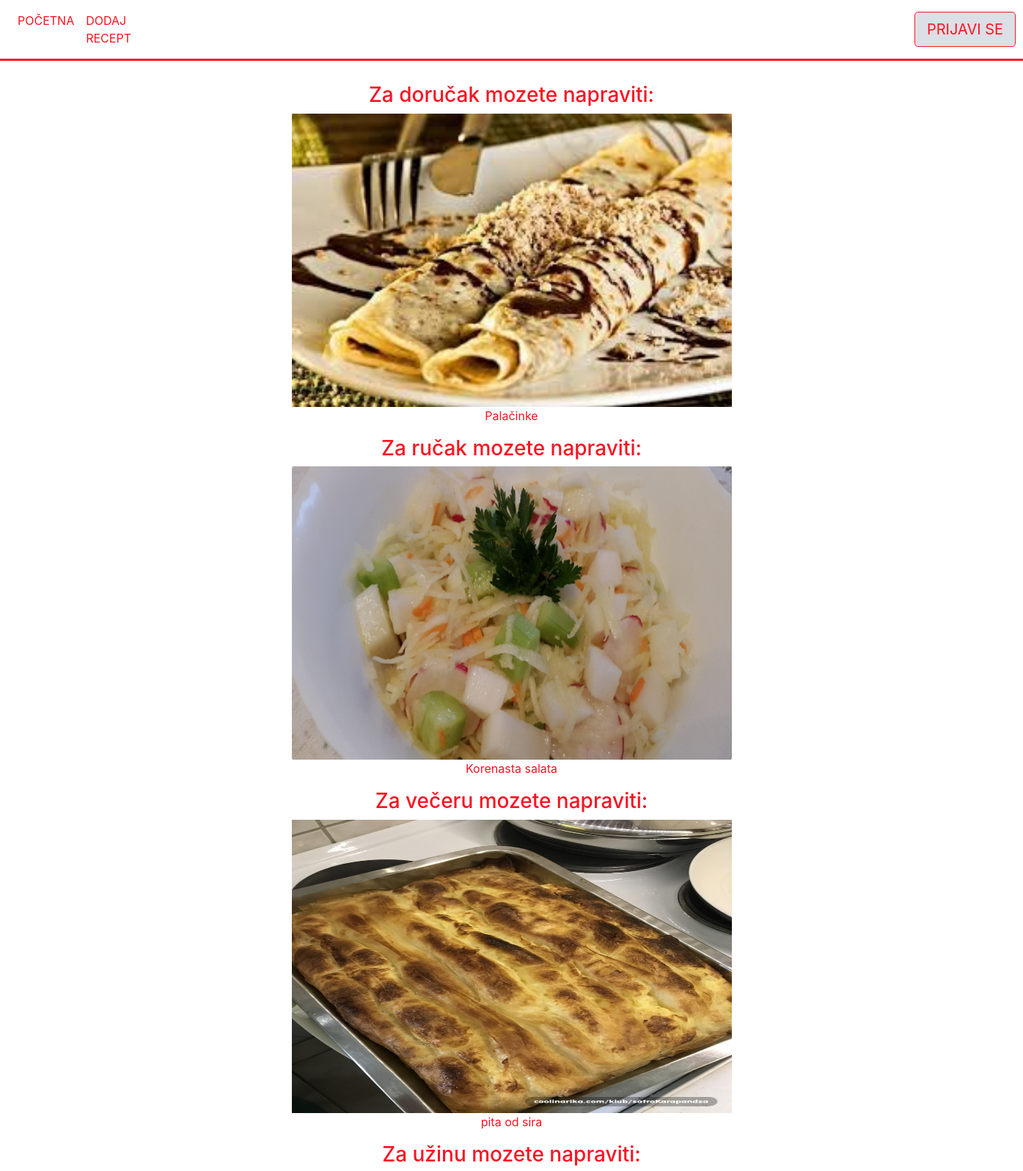
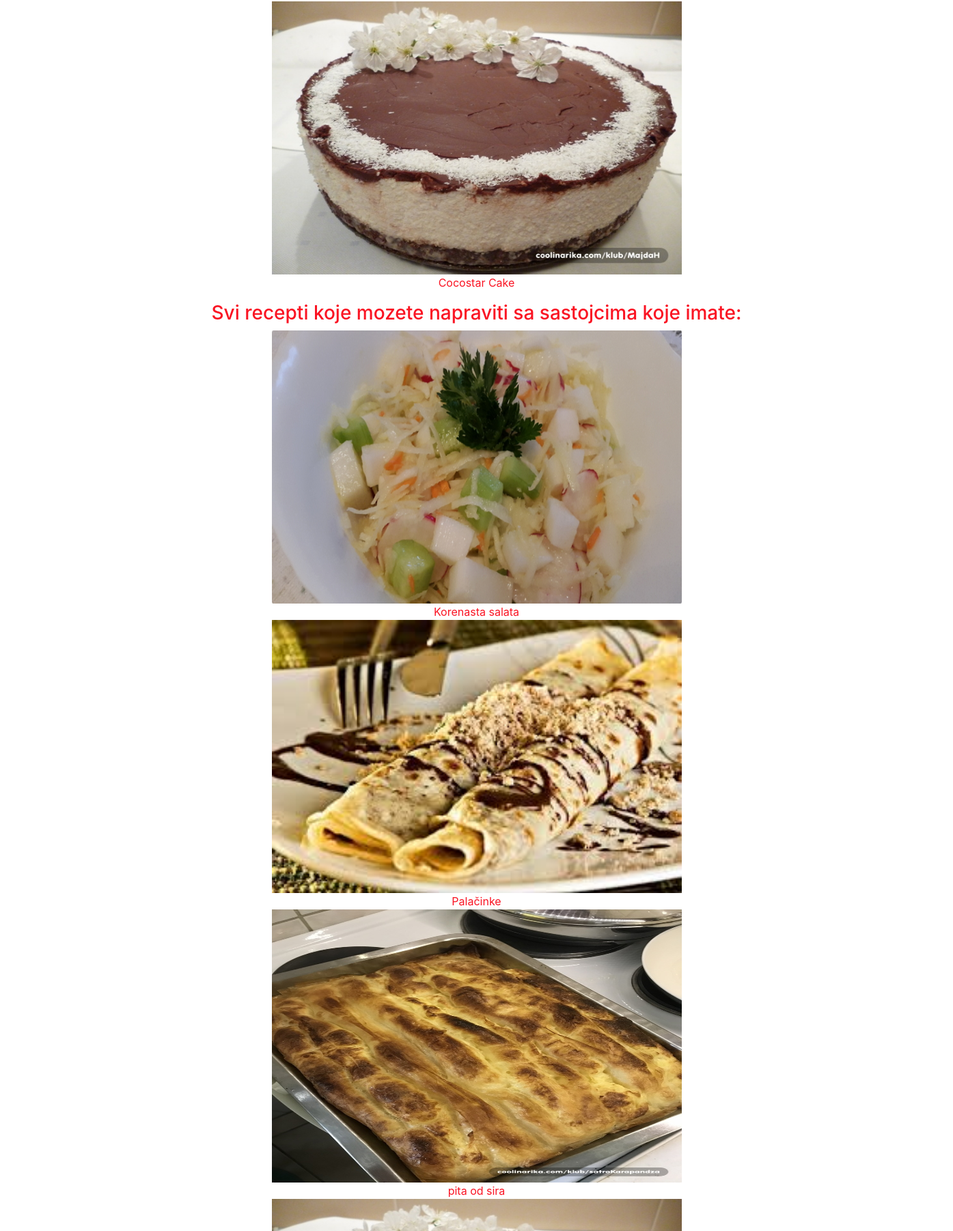
The page /recepti/ (upper part) on the database its author committed (2 pictures, top to bottom).
### recepti/models.py (models this page shows, shortened)
class Jela(models.Model):
    ime = models.CharField(max_length=100)
    slika = models.FileField()
    kategorija = models.ForeignKey(Kategorije, on_delete=models.CASCADE, null=True)  # Doručak, Ručak, Večera, Užina
    sastojci = models.ManyToManyField(Sastojci)
    sastojci_opis = models.TextField(null=True)
    nacin_pripreme = models.TextField()
    je_vegeterijansko = models.BooleanField(default=False)
    class Meta:
        verbose_name_plural = "Jela"

### recepti/views.py (the view)
# urls.py: path('recepti/', views.ReceptiView.as_view(), name='recepti'),
class ReceptiView(generic.ListView):
    template_name = 'recepti/recepti.html'
    context_object_name = 'recepti'
    def get_queryset(self):
        return Jela.objects.filter(sastojci__ime__icontains='Jaja')
    def get_random(self, category: str) -> Jela:
        queryset = self.get_queryset()
        return queryset.filter(kategorija__ime=category).order_by('?').first()
    def get_context_data(self, **kwargs):
        context = super().get_context_data(**kwargs)
        context.update({
            'random_dorucak': self.get_random('Doručak'),
            'random_rucak': self.get_random('Ručak'),
            'random_vecera': self.get_random('Večera'),
            'random_uzina': self.get_random('Užina'),
        })
        return context

### recepti/templates/recepti/recepti.html (shortened to what this page needs)
{% extends 'recepti/base.html' %}
{% load staticfiles %}
{% block body %}
    <link rel="stylesheet" type="text/css" href="{% static 'recepti/recepti.css' %}" >
    {% if random_dorucak %}
    <h3 align = 'center' class="dorucak"> Za doručak mozete napraviti: </h3>
    <ul align = 'center' class = 'list-unstyled'>
        <a href = "{% url 'detalji' random_dorucak.id %}"><img src="{{random_dorucak.slika.url}}" width="600" height="400"></a><br/>
        <a href="{% url 'detalji' random_dorucak.id  %}">{{ random_dorucak.ime }}</a><br>
    </ul>
    {% endif %}
    {% if random_rucak %}
    <h3 align = 'center'> Za ručak mozete napraviti: </h3>
    <ul align = 'center' class = 'list-unstyled'>
        <a href = "{% url 'detalji' random_rucak.id %}"><img src="{{random_rucak.slika.url}}" width="600" height="400"></a><br/>
        <a href="{% url 'detalji' random_rucak.id  %}">{{ random_rucak.ime }}</a><br>
    </ul>
    {% endif %}
    {% if random_vecera %}
    <h3 align = 'center'> Za večeru mozete napraviti: </h3>
    <ul align = 'center' class = 'list-unstyled'>
        <a href = "{% url 'detalji' random_vecera.id %}"><img src="{{random_vecera.slika.url}}" width="600" height="400"></a><br/>
        <a href="{% url 'detalji' random_vecera.id  %}">{{ random_vecera.ime }}</a><br>
    </ul>
    {% endif %}
    {% if random_uzina %}
    <h3 align = 'center'> Za užinu mozete napraviti: </h3>
    <ul align = 'center' class = 'list-unstyled'>
        <a href = "{% url 'detalji' random_uzina.id %}"><img src="{{random_uzina.slika.url}}" width="600" height="400"></a><br/>
        <a href="{% url 'detalji' random_uzina.id  %}">{{ random_uzina.ime }}</a><br>
    </ul>
    {% endif %}
    <h3 align = 'center'> Svi recepti koje mozete napraviti sa sastojcima koje imate: </h3>
    <ul align = 'center' class = 'list-unstyled'>
        {% for jelo in recepti %}
            <a href = "{% url 'detalji' jelo.id %}"><img src="{{jelo.slika.url}}" width="600" height="400"></a><br/>
            <a href="{% url 'detalji' jelo.id %}"> {{ jelo.ime }} </a><br>
        {% endfor %}
    </ul>
{% endblock %}

### recepti/templates/recepti/base.html (shortened to what this page needs)
<!DOCTYPE html>
<html lang="en">
<head>
    {% load staticfiles %}
    <link rel="stylesheet" href="https://maxcdn.bootstrapcdn.com/bootstrap/4.0.0/css/bootstrap.min.css">
    <link rel="stylesheet" type="text/css" href="{% static 'recepti/style.css' %}" >
</head>
<body>
    <nav class="navbar navbar-expand-lg">
      <div class="collapse navbar-collapse .col-xs-6 .col-sm-4" id="navbarSupportedContent">
        <ul class="navbar-nav">
          <li class="nav-item active">
            <a class="nav-link" href="{% url 'index' %}">POČETNA <span class="sr-only">(current)</span></a>
          </li>
          <li class="nav-item">
            <a class="nav-link" href="{% url 'dodajrecept' %}">DODAJ RECEPT</a>
          </li>
        </ul>
      </div>
      <div class="region-navbar-3 .col-xs-6 .col-sm-4">
        <ul class="navbar-nav">
            <li class="nav-item">
                {% if user.is_authenticated %}
                  <a href="{% url 'odjavljivanje' %}" class="btn btn-lg btn-success" style="background: #dcdfe5; border-color: #FA1423;">ODJAVI SE</a>
                {% else %}
                  <a href="{% url 'prijavljivanje' %}" class="btn btn-lg btn-success" style="background: #dcdfe5; border-color: #FA1423;">PRIJAVI SE</a>
                {% endif %}
            </li>
        </ul>
      </div>
    </nav>
{% block body %}
{% endblock %}
</body>
</html>

### recepti/static/recepti/style.css (style rules this page uses)
.navbar { background: #ffffff; border-bottom: 3px solid #FA1423; font-size: 16px; }
.navbar-nav li a { color: #FA1423; }
.region-navbar-3 { margin-left: 573px; }

### recepti/static/recepti/recepti.css (style rules this page uses)
h3 { color: #FA1423; }
.dorucak { color: #FA1423; margin-top: 30px; }
a { color: #FA1423; }

### rows shown on the page
Jela: slika (picture), ime "Palačinke"
Jela: slika (picture), ime "Korenasta salata"
Jela: slika (picture), ime "pita od sira"
Jela: slika (picture), ime "Cocostar Cake"
